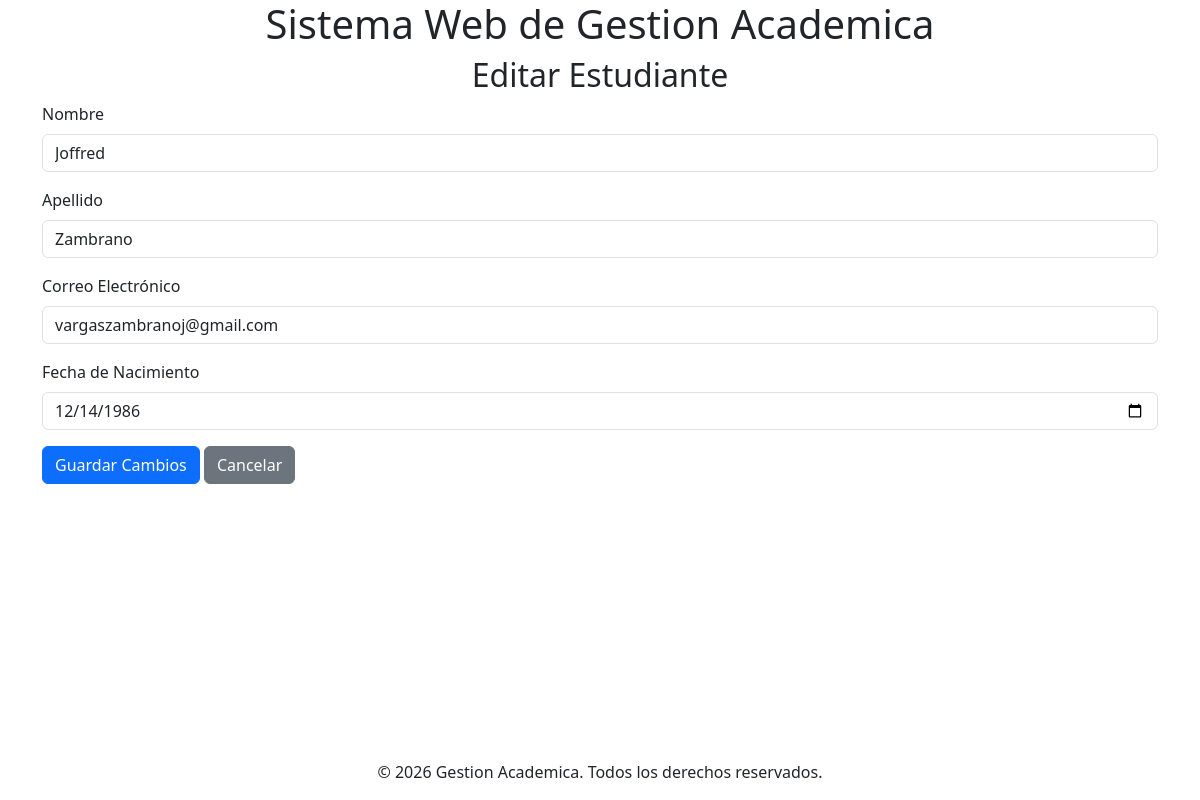
Page /students/edit/1/ on the committed database.
### apps/students/models.py (models this page shows, shortened)
class Student(models.Model):
    first_name = models.CharField(max_length=80)
    last_name = models.CharField(max_length=80)
    email = models.EmailField(unique=True)
    birth_date = models.DateField()

### apps/students/views.py (the view)
# urls.py: path('edit/<int:student_id>/', views.edit, name='edit_student'),
def edit(requests, student_id):
    student = get_object_or_404(Student, id=student_id)
    return render(requests, 'student/edit.html', {'student': student})

### templates/student/edit.html (shortened to what this page needs)
{% extends 'base.html' %}
{% block content %}
<div class="container">
    <h2 class="text-center">Editar Estudiante</h2>
    <form method="POST" action="{% url 'update_student' student.id %}">
        <div class="mb-3">
            <label for="first_name" class="form-label">Nombre</label>
            <input type="text" class="form-control" id="first_name" name="first_name" value="{{ student.first_name }}"
                required>
        </div>
        <div class="mb-3">
            <label for="last_name" class="form-label">Apellido</label>
            <input type="text" class="form-control" id="last_name" name="last_name" value="{{ student.last_name }}"
                required>
        </div>
        <div class="mb-3">
            <label for="email" class="form-label">Correo Electrónico</label>
            <input type="email" class="form-control" id="email" name="email" value="{{ student.email }}" required>
        </div>
        <div class="mb-3">
            <label for="birth_date" class="form-label">Fecha de Nacimiento</label>
            <input type="date" class="form-control" id="birth_date" name="birth_date"
                value="{{ student.birth_date|date:'Y-m-d' }}" required>
        </div>
        <button type="submit" class="btn btn-primary">Guardar Cambios</button>
        <a href="{% url 'student_list' %}" class="btn btn-secondary">Cancelar</a>
    </form>
</div>
{% endblock %}

### rows in the picture
Student: first_name "Joffred", last_name "Zambrano", email "vargaszambranoj@gmail.com", birth_date "12/14/1986"
